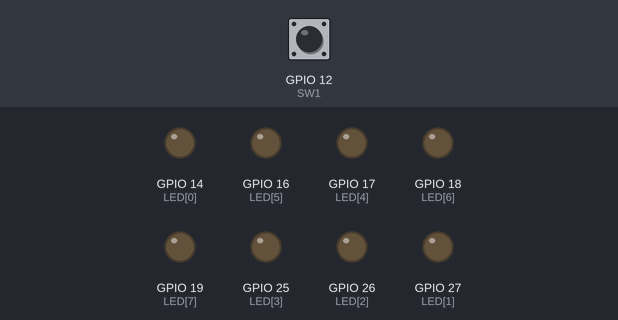
Bench run of a sketch on a simulated ESP32. On the bench: output pins drawn as LEDs (lit = HIGH). Dashed ring = blinking. The test bench sets the inputs (shaded band); at power-on: GPIO 12 (SW1) HIGH.

Above: at 1.2 s.
1.3 s: GPIO 12 (SW1) pulled LOW for 0.15 s
At 4.2 s:
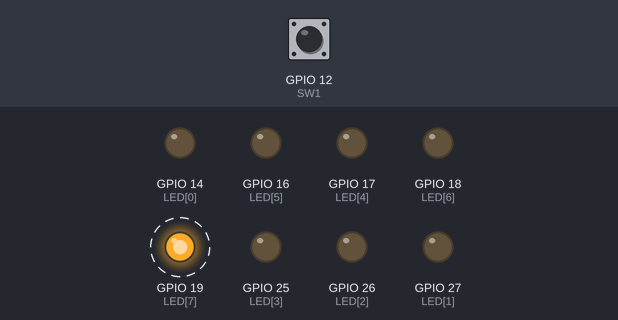
4.3 s: GPIO 12 (SW1) pulled LOW for 1 s
At 5.0 s:
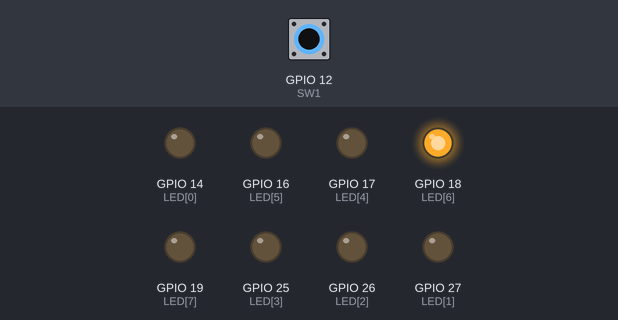
7.3 s: GPIO 12 (SW1) pulled LOW for 3.2 s
At 8.2 s:
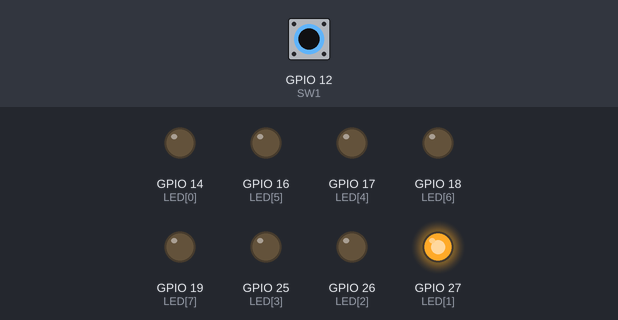
Timing chart, 0 to 12.2 s (numbered marks = the images above; inputs shaded):
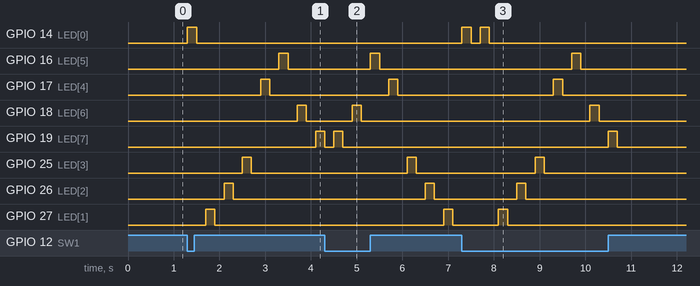

Measured:
- after the input at 1.3 s, GPIO 14 (LED[0]): LOW → HIGH at once, → LOW 0.20 s later; GPIO 16 (LED[5]): LOW → HIGH after 2.0 s, → LOW 0.20 s later; GPIO 17 (LED[4]): LOW → HIGH after 1.6 s, → LOW 0.20 s later; GPIO 18 (LED[6]): LOW → HIGH after 2.4 s, → LOW 0.20 s later; GPIO 19 (LED[7]): LOW → HIGH after 2.8 s
- after the input at 4.3 s, GPIO 16 (LED[5]): LOW → HIGH after 1.0 s, → LOW 0.20 s later; GPIO 17 (LED[4]): LOW → HIGH after 1.4 s, → LOW 0.20 s later; GPIO 18 (LED[6]): LOW → HIGH after 0.60 s, → LOW 0.20 s later; GPIO 25 (LED[3]): LOW → HIGH after 1.8 s, → LOW 0.20 s later; GPIO 26 (LED[2]): LOW → HIGH after 2.2 s, → LOW 0.20 s later
- after the input at 7.3 s, GPIO 16 (LED[5]): LOW → HIGH after 2.4 s, → LOW 0.20 s later; GPIO 17 (LED[4]): LOW → HIGH after 2.0 s, → LOW 0.20 s later; GPIO 18 (LED[6]): LOW → HIGH after 2.8 s, → LOW 0.20 s later; GPIO 19 (LED[7]): LOW → HIGH after 3.2 s, → LOW 0.20 s later; GPIO 25 (LED[3]): LOW → HIGH after 1.6 s, → LOW 0.20 s later

The sketch:

LAB1-1.ino
```cpp
int LED[] = { 14, 27, 26, 25, 17, 16, 18, 19 };
int SW1 = 12;
void setup() {
  for (int i = 0; i < 8; i++) {
    pinMode(LED[i], OUTPUT);
    digitalWrite(LED[i], LOW);
  }
  pinMode(SW1, INPUT_PULLUP);
  Serial.begin(9600);
}

void loop() {
  while (digitalRead(SW1) == 1) {}
  for (int i = 0; i < 8; i++) {
    digitalWrite(LED[i], HIGH);
    delay(200);
    digitalWrite(LED[i], LOW);
    delay(200);
  }
  while (digitalRead(SW1) == 1) {}
  for (int i = 7; i >= 0; i--) {
    digitalWrite(LED[i], HIGH);
    delay(200);
    digitalWrite(LED[i], LOW);
    delay(200);
  }
}
```
